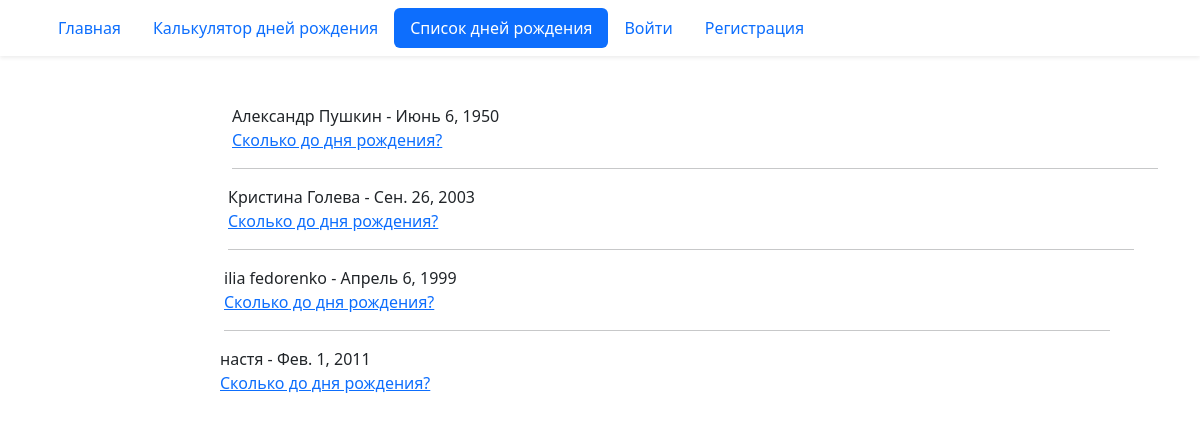
The app's page /birthday/list/ with its own data.
### birthday/models.py (models this page shows, shortened)
class Birthday(models.Model):
    first_name = models.CharField('Имя', max_length=20)
    last_name = models.CharField(
        'Фамилия', max_length=20, help_text='Необязательное поле', blank=True
    )
    birthday = models.DateField('Дата рождения', validators=(real_age,))
    image = models.ImageField('Фото', upload_to='birthdays_images', blank=True)
    author = models.ForeignKey(
        User, verbose_name='Автор записи', on_delete=models.CASCADE, null=True
    )
    class Meta:
        constraints = (
             models.UniqueConstraint(
                fields=('first_name', 'last_name', 'birthday'),
                name='Unique person constraint',
                ),
            )

### birthday/views.py (the view)
# urls.py: path('list/', views.BirthdayListView.as_view(), name='list'),
class BirthdayListView(ListView):
    model = Birthday
    ordering = 'id'
    paginate_by = 10

### templates/birthday/birthday_list.html (shortened to what this page needs)
{% extends "base.html" %}
{% block content %}
  {% for birthday in page_obj %}
    <div class="row">
      <div class="col-2">
      </div>
      <div class="col-10">
        <div>
          {{ birthday.first_name }} {{ birthday.last_name }} - {{ birthday.birthday }}<br>
          <a href="{% url 'birthday:detail' birthday.id %}">Сколько до дня рождения?</a>
        </div>
      {% if not forloop.last %}
        <hr class="mt-3">
      {% endif %}
    </div>
  {% endfor %}
{% endblock %}

### templates/base.html (shortened to what this page needs)
<!DOCTYPE html>
<html lang="ru">
  <head>
    {% load django_bootstrap5 %}
    {% bootstrap_css %}
  </head>
  <body>
    {% include "includes/header.html" %}
    <div class="container pt-5">
      {% block content %}{% endblock %}
    </div>
  </body>
</html>

### templates/includes/header.html
<header>
  <nav class="navbar shadow-sm">
    <div class="container">
      {% with request.resolver_match.view_name as view_name %}
        <ul class="nav nav-pills">
          <li class="nav-item">
            <a class="nav-link {% if view_name == 'pages:homepage' %} active {% endif %}"
              href="{% url 'pages:homepage' %}">
              Главная
            </a>
          </li>
          <li class="nav-item">
            <a class="nav-link {% if view_name == 'birthday:create' %} active {% endif %}"
              href="{% url 'birthday:create' %}">
              Калькулятор дней рождения
            </a>
          </li>
          <li class="nav-item">
            <a class="nav-link {% if view_name == 'birthday:list' %} active {% endif %}" href="{% url 'birthday:list' %}">
              Cписок дней рождения
            </a>
          </li>
          {% if user.is_authenticated %}
            <span class="navbar-text">Пользователь: <b>{{ user.username }}</b></span>
            <li class="nav-item">
              <a class="nav-link{% if view_name == 'password_change' %} active {% endif %}"
                href="{% url 'password_change' %}">Изменить пароль</a>
            </li>
            <li class="nav-item">
              <a class="nav-link" href="{% url 'logout' %}">Выйти</a>
            </li>
          {% else %}
            <li class="nav-item">
              <a class="nav-link{% if view_name == 'login' %} active {% endif %}" href="{% url 'login' %}">Войти</a>
            </li>
            <li class="nav-item">
              <a class="nav-link{% if view_name == 'registration' %} active {% endif %}" href="{% url 'registration' %}">Регистрация</a>
            </li>
          {% endif %}
        </ul>
      {% endwith %}
    </div>
  </nav>
</header>

### records on screen
Birthday: first_name "Александр", last_name "Пушкин", birthday "Июнь 6, 1950"
Birthday: first_name "Кристина", last_name "Голева", birthday "Сен. 26, 2003"
Birthday: first_name "ilia", last_name "fedorenko", birthday "Апрель 6, 1999"
Birthday: first_name "настя", birthday "Фев. 1, 2011"
